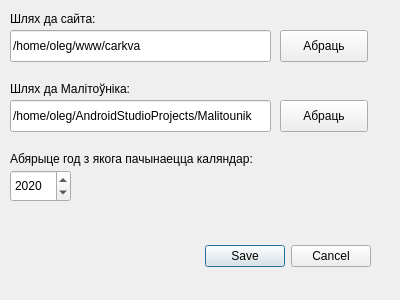
<?xml version="1.0" encoding="UTF-8"?>
<ui version="4.0">
 <class>Settings</class>
 <widget class="QDialog" name="Settings">
  <property name="geometry">
   <rect>
    <x>0</x>
    <y>0</y>
    <width>400</width>
    <height>300</height>
   </rect>
  </property>
  <property name="windowTitle">
   <string>Налады</string>
  </property>
  <property name="windowIcon">
   <iconset resource="resources.qrc">
    <normaloff>:/image/image/krest.png</normaloff>:/image/image/krest.png</iconset>
  </property>
  <widget class="QDialogButtonBox" name="buttonBox">
   <property name="geometry">
    <rect>
     <x>30</x>
     <y>240</y>
     <width>341</width>
     <height>32</height>
    </rect>
   </property>
   <property name="orientation">
    <enum>Qt::Horizontal</enum>
   </property>
   <property name="standardButtons">
    <set>QDialogButtonBox::Cancel|QDialogButtonBox::Save</set>
   </property>
   <property name="centerButtons">
    <bool>false</bool>
   </property>
  </widget>
  <widget class="QPushButton" name="pushButton">
   <property name="geometry">
    <rect>
     <x>280</x>
     <y>30</y>
     <width>88</width>
     <height>32</height>
    </rect>
   </property>
   <property name="text">
    <string>Абраць</string>
   </property>
  </widget>
  <widget class="QPushButton" name="pushButton_2">
   <property name="geometry">
    <rect>
     <x>280</x>
     <y>100</y>
     <width>88</width>
     <height>32</height>
    </rect>
   </property>
   <property name="text">
    <string>Абраць</string>
   </property>
  </widget>
  <widget class="QLineEdit" name="lineEdit">
   <property name="geometry">
    <rect>
     <x>10</x>
     <y>30</y>
     <width>261</width>
     <height>32</height>
    </rect>
   </property>
   <property name="text">
    <string>/home/oleg/www/carkva</string>
   </property>
  </widget>
  <widget class="QLineEdit" name="lineEdit_2">
   <property name="geometry">
    <rect>
     <x>10</x>
     <y>100</y>
     <width>261</width>
     <height>32</height>
    </rect>
   </property>
   <property name="text">
    <string>/home/oleg/AndroidStudioProjects/Malitounik</string>
   </property>
  </widget>
  <widget class="QLabel" name="label">
   <property name="geometry">
    <rect>
     <x>10</x>
     <y>10</y>
     <width>101</width>
     <height>18</height>
    </rect>
   </property>
   <property name="text">
    <string>Шлях да сайта:</string>
   </property>
  </widget>
  <widget class="QLabel" name="label_2">
   <property name="geometry">
    <rect>
     <x>10</x>
     <y>80</y>
     <width>141</width>
     <height>18</height>
    </rect>
   </property>
   <property name="text">
    <string>Шлях да Малітоўніка:</string>
   </property>
  </widget>
  <widget class="QLabel" name="label_3">
   <property name="geometry">
    <rect>
     <x>10</x>
     <y>150</y>
     <width>281</width>
     <height>18</height>
    </rect>
   </property>
   <property name="text">
    <string>Абярыце год з якога пачынаецца каляндар:</string>
   </property>
  </widget>
  <widget class="QSpinBox" name="spinBox">
   <property name="geometry">
    <rect>
     <x>10</x>
     <y>170</y>
     <width>61</width>
     <height>32</height>
    </rect>
   </property>
   <property name="minimum">
    <number>2009</number>
   </property>
   <property name="maximum">
    <number>2050</number>
   </property>
   <property name="value">
    <number>2020</number>
   </property>
  </widget>
 </widget>
 <resources>
  <include location="resources.qrc"/>
 </resources>
 <connections>
  <connection>
   <sender>buttonBox</sender>
   <signal>accepted()</signal>
   <receiver>Settings</receiver>
   <slot>accept()</slot>
   <hints>
    <hint type="sourcelabel">
     <x>248</x>
     <y>254</y>
    </hint>
    <hint type="destinationlabel">
     <x>157</x>
     <y>274</y>
    </hint>
   </hints>
  </connection>
  <connection>
   <sender>buttonBox</sender>
   <signal>rejected()</signal>
   <receiver>Settings</receiver>
   <slot>reject()</slot>
   <hints>
    <hint type="sourcelabel">
     <x>316</x>
     <y>260</y>
    </hint>
    <hint type="destinationlabel">
     <x>286</x>
     <y>274</y>
    </hint>
   </hints>
  </connection>
 </connections>
</ui>
